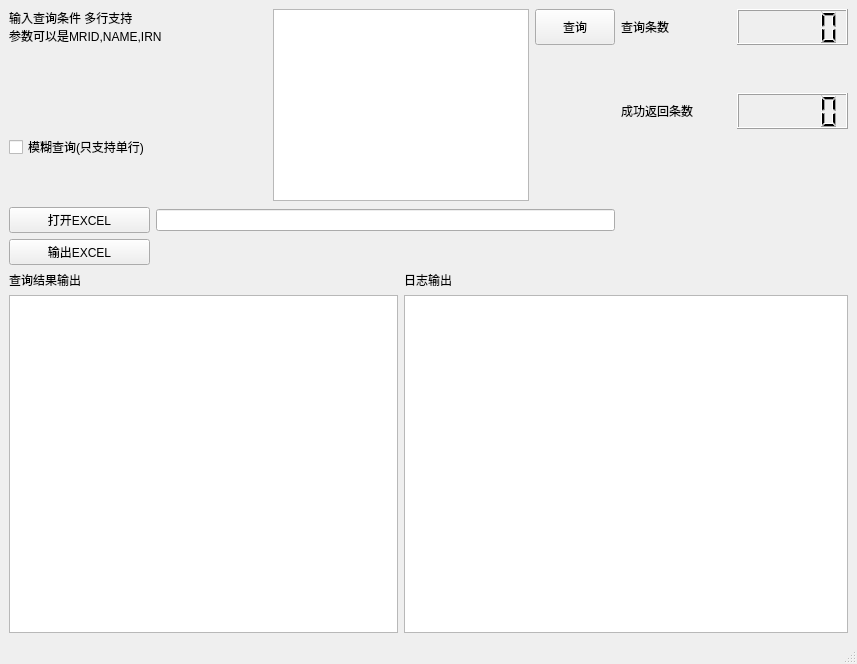
<?xml version="1.0" encoding="UTF-8"?>
<ui version="4.0">
 <class>MainWindow</class>
 <widget class="QMainWindow" name="MainWindow">
  <property name="geometry">
   <rect>
    <x>0</x>
    <y>0</y>
    <width>857</width>
    <height>664</height>
   </rect>
  </property>
  <property name="windowTitle">
   <string>MainWindow</string>
  </property>
  <widget class="QWidget" name="centralwidget">
   <layout class="QGridLayout" name="gridLayout">
    <item row="9" column="3">
     <widget class="QLabel" name="label_3">
      <property name="autoFillBackground">
       <bool>true</bool>
      </property>
      <property name="text">
       <string>日志输出</string>
      </property>
      <property name="textFormat">
       <enum>Qt::PlainText</enum>
      </property>
     </widget>
    </item>
    <item row="8" column="0">
     <widget class="QPushButton" name="pushButton_2">
      <property name="toolTip">
       <string>&lt;html&gt;&lt;head/&gt;&lt;body&gt;&lt;p&gt;查询数据库&lt;/p&gt;&lt;/body&gt;&lt;/html&gt;</string>
      </property>
      <property name="text">
       <string>输出EXCEL</string>
      </property>
     </widget>
    </item>
    <item row="0" column="2" rowspan="5" colspan="2">
     <widget class="QTextEdit" name="textEdit"/>
    </item>
    <item row="5" column="0">
     <widget class="QPushButton" name="pushButton_3">
      <property name="toolTip">
       <string>&lt;html&gt;&lt;head/&gt;&lt;body&gt;&lt;p&gt;查询数据库&lt;/p&gt;&lt;/body&gt;&lt;/html&gt;</string>
      </property>
      <property name="text">
       <string>打开EXCEL</string>
      </property>
     </widget>
    </item>
    <item row="0" column="0" colspan="2">
     <widget class="QLabel" name="label">
      <property name="autoFillBackground">
       <bool>true</bool>
      </property>
      <property name="styleSheet">
       <string notr="true">font: 12pt &quot;黑体&quot;;</string>
      </property>
      <property name="text">
       <string>输入查询条件 多行支持
参数可以是MRID,NAME,IRN</string>
      </property>
      <property name="textFormat">
       <enum>Qt::PlainText</enum>
      </property>
      <property name="alignment">
       <set>Qt::AlignLeading|Qt::AlignLeft|Qt::AlignVCenter</set>
      </property>
      <property name="margin">
       <number>1</number>
      </property>
     </widget>
    </item>
    <item row="0" column="4">
     <widget class="QPushButton" name="pushButton">
      <property name="enabled">
       <bool>true</bool>
      </property>
      <property name="sizePolicy">
       <sizepolicy hsizetype="Fixed" vsizetype="Minimum">
        <horstretch>0</horstretch>
        <verstretch>0</verstretch>
       </sizepolicy>
      </property>
      <property name="minimumSize">
       <size>
        <width>75</width>
        <height>0</height>
       </size>
      </property>
      <property name="toolTip">
       <string>&lt;html&gt;&lt;head/&gt;&lt;body&gt;&lt;p&gt;查询数据库&lt;/p&gt;&lt;/body&gt;&lt;/html&gt;</string>
      </property>
      <property name="text">
       <string>查询</string>
      </property>
     </widget>
    </item>
    <item row="10" column="0" colspan="3">
     <widget class="QTableView" name="tableView"/>
    </item>
    <item row="9" column="0">
     <widget class="QLabel" name="label_2">
      <property name="autoFillBackground">
       <bool>true</bool>
      </property>
      <property name="text">
       <string>查询结果输出</string>
      </property>
      <property name="textFormat">
       <enum>Qt::PlainText</enum>
      </property>
     </widget>
    </item>
    <item row="3" column="0">
     <widget class="QCheckBox" name="checkBox">
      <property name="text">
       <string>模糊查询(只支持单行)</string>
      </property>
     </widget>
    </item>
    <item row="5" column="1" colspan="4">
     <widget class="QLineEdit" name="filepath"/>
    </item>
    <item row="10" column="3" colspan="4">
     <widget class="QTableView" name="tableView_2"/>
    </item>
    <item row="0" column="6">
     <widget class="QLCDNumber" name="lcdNumber"/>
    </item>
    <item row="2" column="6">
     <widget class="QLCDNumber" name="lcdNumber_2"/>
    </item>
    <item row="2" column="5">
     <widget class="QLabel" name="label_5">
      <property name="whatsThis">
       <string>&lt;html&gt;&lt;head/&gt;&lt;body&gt;&lt;p&gt;&lt;br/&gt;&lt;/p&gt;&lt;/body&gt;&lt;/html&gt;</string>
      </property>
      <property name="autoFillBackground">
       <bool>true</bool>
      </property>
      <property name="styleSheet">
       <string notr="true">font: 14pt &quot;黑体&quot;;</string>
      </property>
      <property name="text">
       <string>成功返回条数</string>
      </property>
      <property name="textFormat">
       <enum>Qt::PlainText</enum>
      </property>
     </widget>
    </item>
    <item row="0" column="5">
     <widget class="QLabel" name="label_4">
      <property name="autoFillBackground">
       <bool>true</bool>
      </property>
      <property name="styleSheet">
       <string notr="true">font: 14pt &quot;黑体&quot;;</string>
      </property>
      <property name="text">
       <string>查询条数</string>
      </property>
      <property name="textFormat">
       <enum>Qt::PlainText</enum>
      </property>
     </widget>
    </item>
   </layout>
  </widget>
  <widget class="QMenuBar" name="menubar">
   <property name="geometry">
    <rect>
     <x>0</x>
     <y>0</y>
     <width>857</width>
     <height>23</height>
    </rect>
   </property>
  </widget>
  <widget class="QStatusBar" name="statusbar"/>
 </widget>
 <resources/>
 <connections>
  <connection>
   <sender>pushButton</sender>
   <signal>clicked()</signal>
   <receiver>MainWindow</receiver>
   <slot>sql_query()</slot>
   <hints>
    <hint type="sourcelabel">
     <x>57</x>
     <y>205</y>
    </hint>
    <hint type="destinationlabel">
     <x>713</x>
     <y>291</y>
    </hint>
   </hints>
  </connection>
  <connection>
   <sender>pushButton_2</sender>
   <signal>clicked()</signal>
   <receiver>MainWindow</receiver>
   <slot>output_excel()</slot>
   <hints>
    <hint type="sourcelabel">
     <x>22</x>
     <y>235</y>
    </hint>
    <hint type="destinationlabel">
     <x>856</x>
     <y>270</y>
    </hint>
   </hints>
  </connection>
  <connection>
   <sender>pushButton_3</sender>
   <signal>clicked()</signal>
   <receiver>MainWindow</receiver>
   <slot>open_file()</slot>
   <hints>
    <hint type="sourcelabel">
     <x>48</x>
     <y>166</y>
    </hint>
    <hint type="destinationlabel">
     <x>253</x>
     <y>213</y>
    </hint>
   </hints>
  </connection>
 </connections>
 <slots>
  <slot>sql_query()</slot>
  <slot>output_excel()</slot>
  <slot>open_file()</slot>
  <slot>slot2()</slot>
 </slots>
</ui>
